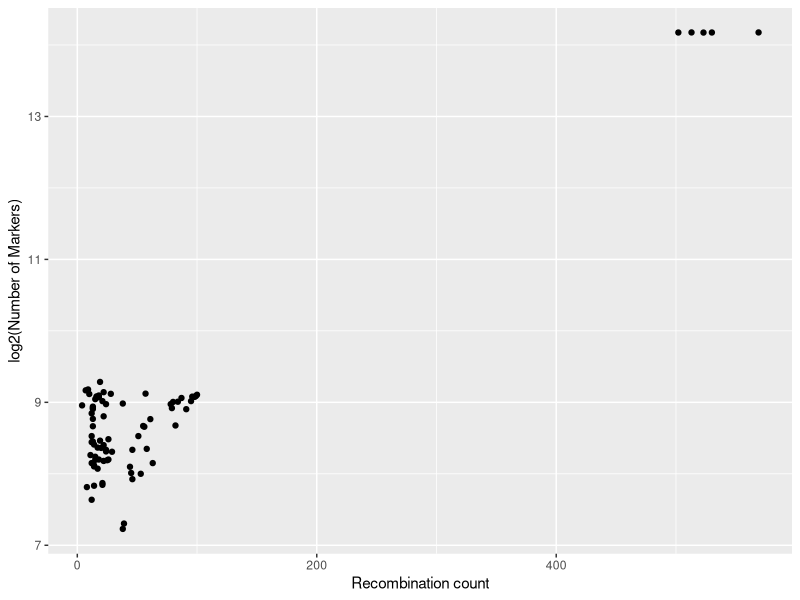

Write the R code that produced this figure.
library("ggplot2")
library("ggpubr")

dat = read.csv("ddr_wgs_recom_vs_mkr_count.csv")

dat = dat[dat$allele == "n",]

p = ggplot( data = dat, aes( x = `Recombination.count`, y = log(`mkr_count`,2) )) +
	geom_point() + 
	labs(x = "Recombination count", y = "log2(Number of Markers)") 

ggsave("schtufyschtuf.png", width = 7, height = 7 )